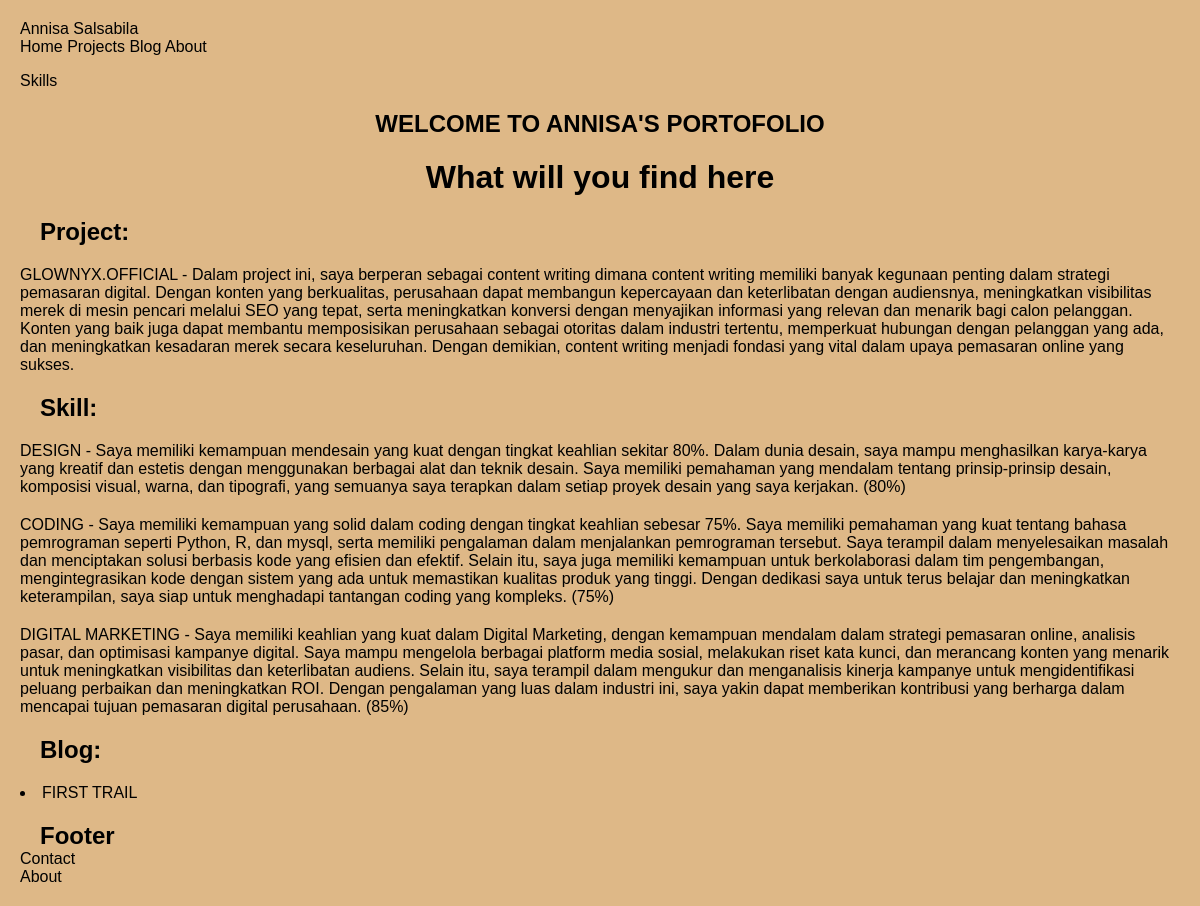
The page / on the database its author committed.
### myapp/models.py (models this page shows, shortened)
class Project(models.Model):
    title = models.CharField(max_length=100)
    description = models.TextField()
    image = models.ImageField(upload_to='projects/')
    link = models.URLField()

class Skill(models.Model):
    name = models.CharField(max_length=50)
    description = models.TextField()
    percentage = models.IntegerField(default=0, help_text='Percentage of skill level (0-100)')

class Blog(models.Model):
    title = models.CharField(max_length=200)
    slug = models.SlugField(unique=True)
    author = models.CharField(max_length=100)
    content = models.TextField()
    image = models.ImageField(upload_to='blog/')
    description = models.TextField()
    status = models.IntegerField(choices=[
        (0, 'Draft'),
        (1, 'Published'),
    ], default=0)
    created_date = models.DateTimeField(default=timezone.now)
    published_date = models.DateTimeField(blank=True, null=True)

### myapp/views.py (the view)
# urls.py: path('', views.home, name='home'),
def home(request):
    projects = Project.objects.all()
    skills = Skill.objects.all()
    blogs = Blog.objects.all()
    context = {
        'projects': projects,
        'skills': skills,
        'blogs': blogs,
    }
    return render(request, 'home.html', context)

### templates/home.html (shortened to what this page needs)
<!DOCTYPE html>
<html lang="en">
<head>
</head>
<body>
    <header class="header">
        <a href="#" class="logo">Annisa Salsabila</a>
        <nav class="navbar">
            <a href="#">Home</a>
            <a href="#">Projects</a>
            <a href="#">Blog</a>
            <a href="#">About <Menu></Menu></a>
            <a href="#">Skills</a>
        </nav>
    </header>
    <section class="container-background1">
        <div class="container-background2">
            <h1 class="animasi-text1">WELCOME TO ANNISA'S PORTOFOLIO</h1>
        </div>
    </section>
    <h1>What will you find here</h1>
    <h2><a href="{% url 'projects' %}"> Project:</a></h2>
    <ul>
        {% for project in projects %}
        <li>{{ project.title }} - {{ project.description }}</li>
        {% endfor %}
    </ul>
    <h2><a href="{% url 'skills' %}"> Skill:</a></h2>
    <ul>
        {% for skill in skills %}
        <li>{{ skill.name }} - {{ skill.description }} ({{ skill.percentage }}%)</li>
        {% endfor %}
    </ul>
    <h2><a href="{% url 'blog' %}"> Blog:</a></h2>
    {% for blog in blogs %}
    <li><a href="{% url 'blog_detail' blog.slug %}">{{ blog.title }}</a></li>
    {% endfor %}
    <h2>Footer</h2>
    <a href="{% url 'contact' %}">Contact</a><br>
    <a href="{% url 'about' %}">About</a>
</body>
</html>

### templates/home.html (style rules this page uses)
body { background-color: burlywood ; margin: 0; padding: 20px; font-family: Arial, sans-serif; }
h1 { color: black; text-align: center; }
h2 { color: black; margin-top: 20px; margin-right: 20px; margin-bottom: 20px; margin-left: 20px; }
ul { list-style-type: none; padding: 0; }
li { margin-bottom: 20px; }
a { color: black; text-decoration: none; }
h2:last-of-type { margin-bottom: 0; }

### rows shown on the page
Project: title "GLOWNYX.OFFICIAL", description "Dalam project ini, saya berperan sebagai content writing dimana content writing memiliki banyak kegunaan penting dalam strategi pemasaran digital. Dengan konten yang berkualitas, perusahaan dapat membangun kepercayaan dan keterlibatan dengan audiensnya, meningkatkan visibilitas merek di mesin pencari melalui SEO yang tepat, serta meningkatkan konversi dengan menyajikan informasi yang relevan dan menarik bagi calon pelanggan. Konten yang baik juga dapat membantu memposisikan perusahaan sebagai otoritas dalam industri tertentu, memperkuat hubungan dengan pelanggan yang ada, dan meningkatkan kesadaran merek secara keseluruhan. Dengan demikian, content writing menjadi fondasi yang vital dalam…"
Skill: name "DESIGN", description "Saya memiliki kemampuan mendesain yang kuat dengan tingkat keahlian sekitar 80%. Dalam dunia desain, saya mampu menghasilkan karya-karya yang kreatif dan estetis dengan menggunakan berbagai alat dan teknik desain. Saya memiliki pemahaman yang mendalam tentang prinsip-prinsip desain, komposisi visual, warna, dan tipografi, yang semuanya saya terapkan dalam setiap proyek desain yang saya kerjakan.", percentage "80"
Skill: name "CODING", description "Saya memiliki kemampuan yang solid dalam coding dengan tingkat keahlian sebesar 75%. Saya memiliki pemahaman yang kuat tentang bahasa pemrograman seperti Python, R, dan mysql, serta memiliki pengalaman dalam menjalankan pemrograman tersebut. Saya terampil dalam menyelesaikan masalah dan menciptakan solusi berbasis kode yang efisien dan efektif. Selain itu, saya juga memiliki kemampuan untuk berkolaborasi dalam tim pengembangan, mengintegrasikan kode dengan sistem yang ada untuk memastikan kualitas produk yang tinggi. Dengan dedikasi saya untuk terus belajar dan meningkatkan keterampilan, saya siap untuk menghadapi tantangan coding yang kompleks.", percentage "75"
Skill: name "DIGITAL MARKETING", description "Saya memiliki keahlian yang kuat dalam Digital Marketing, dengan kemampuan mendalam dalam strategi pemasaran online, analisis pasar, dan optimisasi kampanye digital. Saya mampu mengelola berbagai platform media sosial, melakukan riset kata kunci, dan merancang konten yang menarik untuk meningkatkan visibilitas dan keterlibatan audiens. Selain itu, saya terampil dalam mengukur dan menganalisis kinerja kampanye untuk mengidentifikasi peluang perbaikan dan meningkatkan ROI. Dengan pengalaman yang luas dalam industri ini, saya yakin dapat memberikan kontribusi yang berharga dalam mencapai tujuan pemasaran digital perusahaan.", percentage "85"
Blog: title "FIRST TRAIL"
